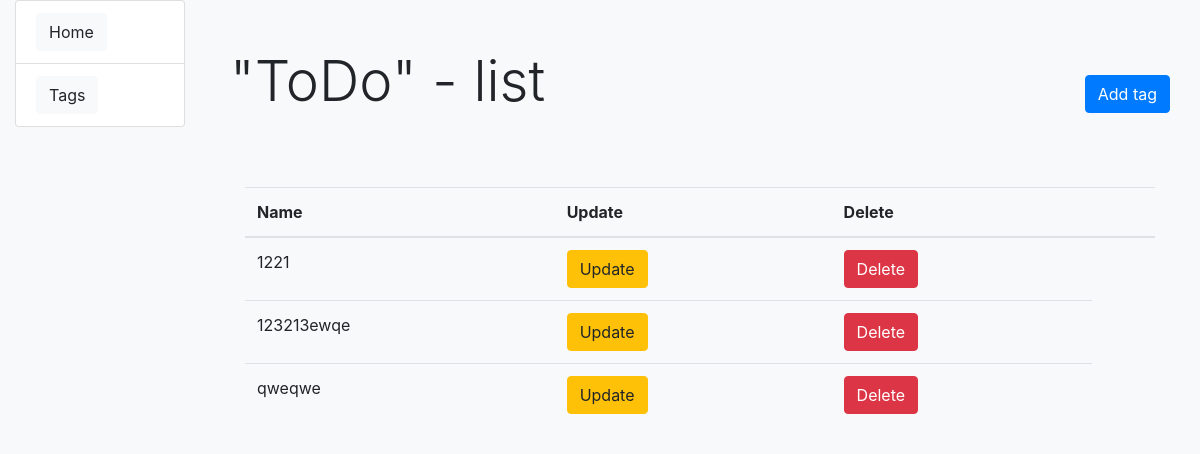
The app's page /tags/ with its own data.
### app/models.py (models this page shows, shortened)
class Tag(models.Model):
    name = models.CharField(max_length=255)

### app/views.py (the view)
# urls.py: path("tags/", TagListView.as_view(), name="tag-list"),
class TagListView(ListView):
    model = Tag
    template_name = "app/tag_list.html"
    context_object_name = "tags"
    paginate_by = 10

### templates/app/tag_list.html
{% extends "base.html" %}
{% load crispy_forms_filters %}
{% block content %}
  <div class="container mt-5">
  <div class="d-flex justify-content-between align-items-center">
    <h1 class="display-4 mb-4">"ToDo" - list</h1>
    <a href="{% url "app:tag-create" %}" class="btn btn-primary link-to-page">Add tag</a>
  </div>
    <div class="container mt-5">
      {% if tags %}
        <div class="table-responsive">
          <table class="table">
            <thead>
              <tr>
                <th>Name</th>
                <th>Update</th>
                <th>Delete</th>
                <th></th>
              </tr>
            </thead>
            <tbody>
              {% for tag in tags %}
                <tr>
                  <td>{{ tag.name }}</td>
                  <td>
                    <a href="{% url 'app:tag-update' pk=tag.id %}" class="btn btn-warning">Update</a>
                  </td>
                  <td>
                    <a href="{% url 'app:tag-delete' pk=tag.id %}" class="btn btn-danger">Delete</a>
                  </td>
                </tr>
              {% endfor %}
            </tbody>
          </table>
        </div>
      {% else %}
        <p class="lead">There are no tags</p>
      {% endif %}
    </div>
  </div>
{% endblock %}

### records on screen
Tag: name "1221"
Tag: name "123213ewqe"
Tag: name "qweqwe"
